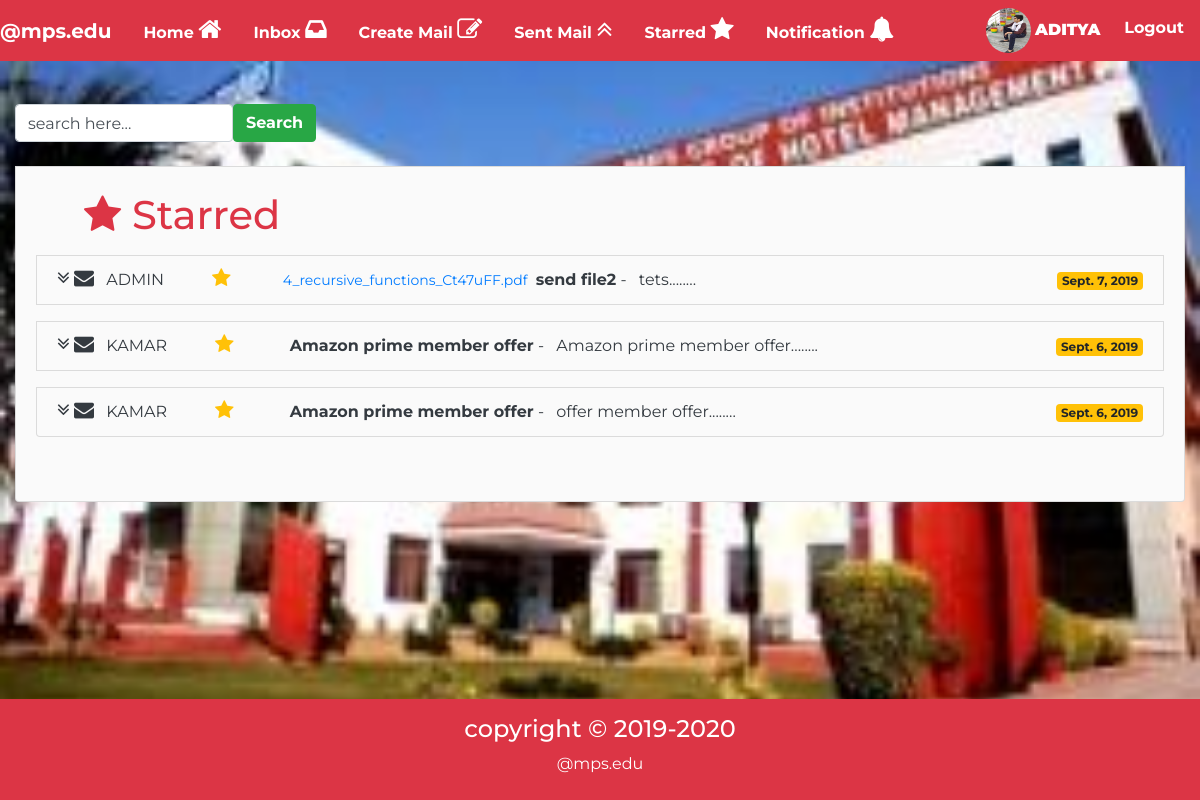
The page /starred/ (signed in) on the database its author committed.
### account/models.py (models this page shows, shortened)
class Profile(models.Model):
	user=models.OneToOneField(User,on_delete=models.CASCADE)
	gender=models.CharField(max_length=10,choices=(('Male','Male'),('Female','Female')),default='Male')
	tel=models.CharField(max_length=10)
	pic=models.ImageField(upload_to='profile/profile_pic',default="profile/profile_pic/profile_img.jpg")
	type=models.CharField(max_length=10,choices=(('Student','Student'),('Teacher','Teacher')),default='Student')
	security=models.CharField(max_length=50,default="")

### mail/models.py (models this page shows, shortened)
class Inbox(models.Model):
	profile=models.ForeignKey(Profile,on_delete=models.CASCADE,related_name="inbox_profile")
	from_user=models.ForeignKey(Profile,on_delete=models.CASCADE,related_name="from_user",default='')
	sub=models.CharField(max_length=200)
	msg=models.TextField()
	attach=models.FileField(upload_to="attach_data/",default="")
	date=models.DateField(auto_now_add=True)
	starred=models.BooleanField(default=False)

### mail/views.py (the view)
# urls.py: path('starred/',views.starred),
def starred(req):
    starred=Inbox.objects.filter(profile__user__username=req.user,starred=True).order_by("-id")
    return render(req,"mail/starred.html",{"starred":starred})

### mail/templates/mail/starred.html (shortened to what this page needs)
{%extends 'mail/basic.html'%}
{%block body%}
<div class="container-fluid">
	<section class="my-5">
		<div class=" mt-5 mb-3">
		<form action="/home/search/" method="post" class="form-inline ">
		<input type="search" value="search here..." class="form-control">
		<button type="submit" class="btn btn-success my-2 font-weight-bolder">Search</button>
	</form>
	</div>
	<div class="remove-underline list-group-item bg list-group-item-secondary pb-5 pt-4">
		<h1 class="text-danger ml-5"><i class="fa fa-star"></i> Starred</h1>
{% for msg in starred%}
<li class="list-group-item list-group-item-secondary inbox my-3 delhover" id="delhover{{msg.id}}">
    <a href="/home/inbox_view/{{msg.id}}" class="text-dark">
   <i class="fa fa-angle-double-down font-awesome-size"></i>&nbsp<i class="fa fa-envelope font-awesome-size"></i>
	<span class="ml-2 mr-5 ">{{msg.from_user.user.username|upper}}</span><i class="fa fa-star font-awesome-size text-warning"></i>
    <span class="ml-5 text-primary" style="font-size:14px;">{{msg.attach.name|slice:"12:"}}</span>
	<span class="font-weight-bolder ml-1">{{msg.sub|slice:":30"}}</span> -
	<span class="ml-2">{{msg.msg|slice:":55"}}........</span>
	</a>
	<span class="float-right"><span class="badge badge-warning">{{msg.date}}</span></span>
</li>
{%endfor%}
</div>
</section>
</div>
{%endblock%}

### mail/templates/mail/basic.html (shortened to what this page needs)
<!DOCTYPE html>
<html>
<head>
<link rel="stylesheet" href="https://maxcdn.bootstrapcdn.com/bootstrap/4.3.1/css/bootstrap.min.css">
<link rel="stylesheet" type="text/css" href="https://stackpath.bootstrapcdn.com/font-awesome/4.7.0/css/font-awesome.min.css">
<link href="//maxcdn.bootstrapcdn.com/font-awesome/4.1.0/css/font-awesome.min.css" rel="stylesheet">
{% load static %}
</head>
<body>
<nav class="navbar navbar-expand-md navbar-light bg-danger fixed-top p-0">
	<a href="/home" class="navbar-brand text-white font-weight-bolder">@mps.edu</a>
	<div id="mynav" class="collapse navbar-collapse">
<ul class="navbar-nav navbar-link-style font-weight-bolder text-center">
	<li class="nav-item"><a href="/home" class="nav-link p-3">Home <i class="fa fa-home font-awesome-notification"></i></a></li>
		<li class="nav-item p-0"><a href="/home/inbox" class="nav-link p-3">Inbox <i class="fa fa-inbox font-awesome-notification"></i></a></li>
	<li class="nav-item"><a href="/home/create" class="nav-link p-3">Create Mail <i class="fa fa-edit font-awesome-notification"></i></a></li>
	<li class="nav-item"><a href="/home/sentmail" class="nav-link p-3">Sent Mail <i class="fa fa-angle-double-up font-awesome-notification"></i></a></li>
	<li class="nav-item"><a href="/home/starred" class="nav-link p-3">Starred <i class="fa fa-star font-awesome-notification"></i></a></li>
	{%if user.is_authenticated%}
		<li class="nav-item "><a href="#" class="nav-link p-3" data-toggle="popover" id="noti" data-placement="bottom" data-trigger="focus" data-html="true">Notification <i class="fa fa-bell font-awesome-notification"></i></a></li>
	{%endif%}
	</ul>
	<ul class="navbar-nav navbar-link-style text-center ml-auto font-weight-bolder">
	{%if user.is_authenticated%}
	<li class="nav-item"><a href="/account/profile" class="nav-link text-white"><img src="/media/{{user.profile.pic}}" class="img-fluid img-login rounded-circle">  <b>{{user.username|upper}}</b></a></li>
	<li class="nav-item"><a href="/account/logout" class="nav-link text-white p-3">Logout</a></li>
	{%else%}
	<li class="nav-item"><a href="/account/login" class="nav-link text-white p-3">Login</a></li>
	<li class="nav-item"><a href="/account/signup" class="nav-link text-white p-3">Register</a></li>
	{%endif%}
</ul>
</div>
</nav><br><br>
<main class="my-5">
{%block body%} {%endblock%}
</main><br><br><br><br><br>
<footer class="mt-5 pt-3 pb-2 bg-danger text-white">
<h4 class="text-center">copyright &copy 2019-2020</h4>
<p class="text-center">@mps.edu</p>
</footer>
</body>
</html>

### rows shown on the page
Inbox: from_user.user.username "ADMIN", attach.name "4_recursive_functions_Ct47uFF.pdf", sub "send file2", msg "tets", date "Sept. 7, 2019"
Inbox: from_user.user.username "KAMAR", sub "Amazon prime member offer", msg "Amazon prime member offer", date "Sept. 6, 2019"
Inbox: from_user.user.username "KAMAR", sub "Amazon prime member offer", msg "offer member offer", date "Sept. 6, 2019"

### other values the page prints
{{ user.username|upper }} "ADITYA"
